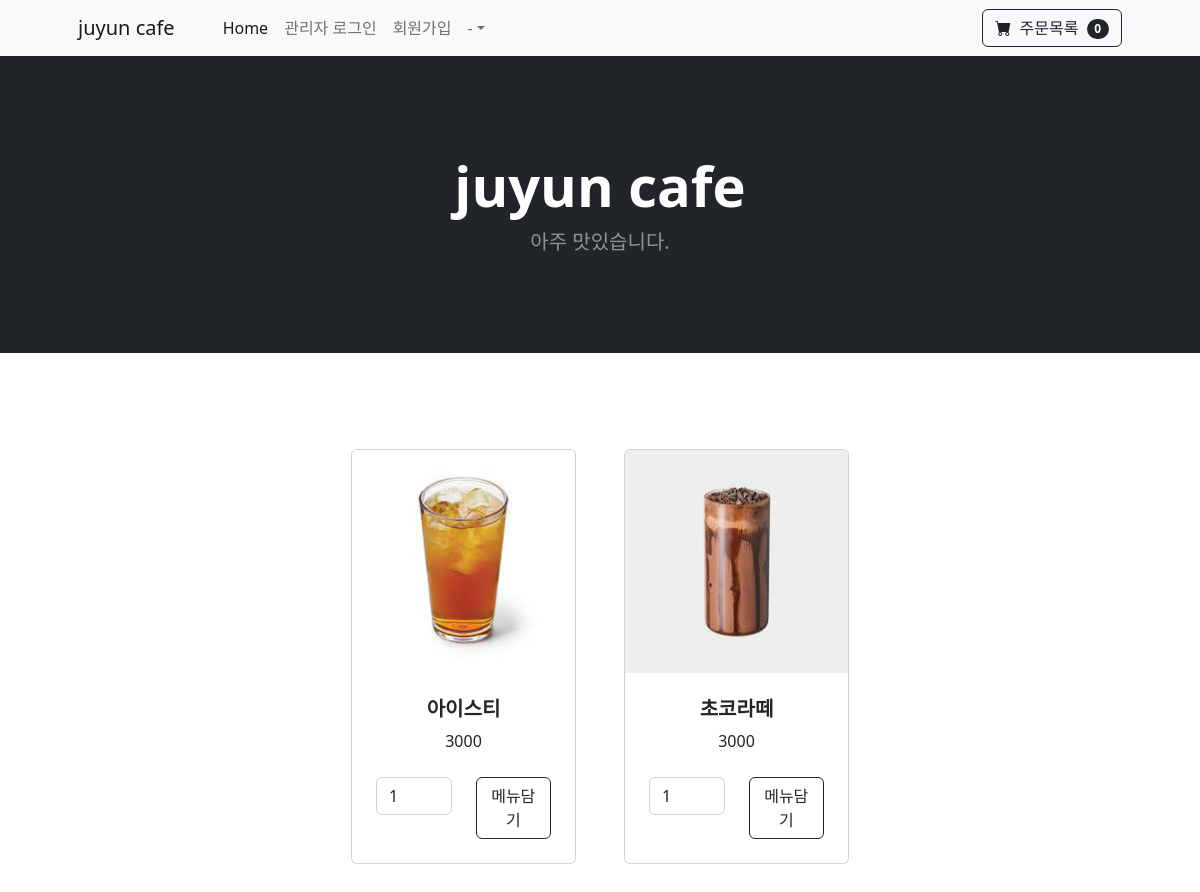
Page /question/list/ on the earlier database version.
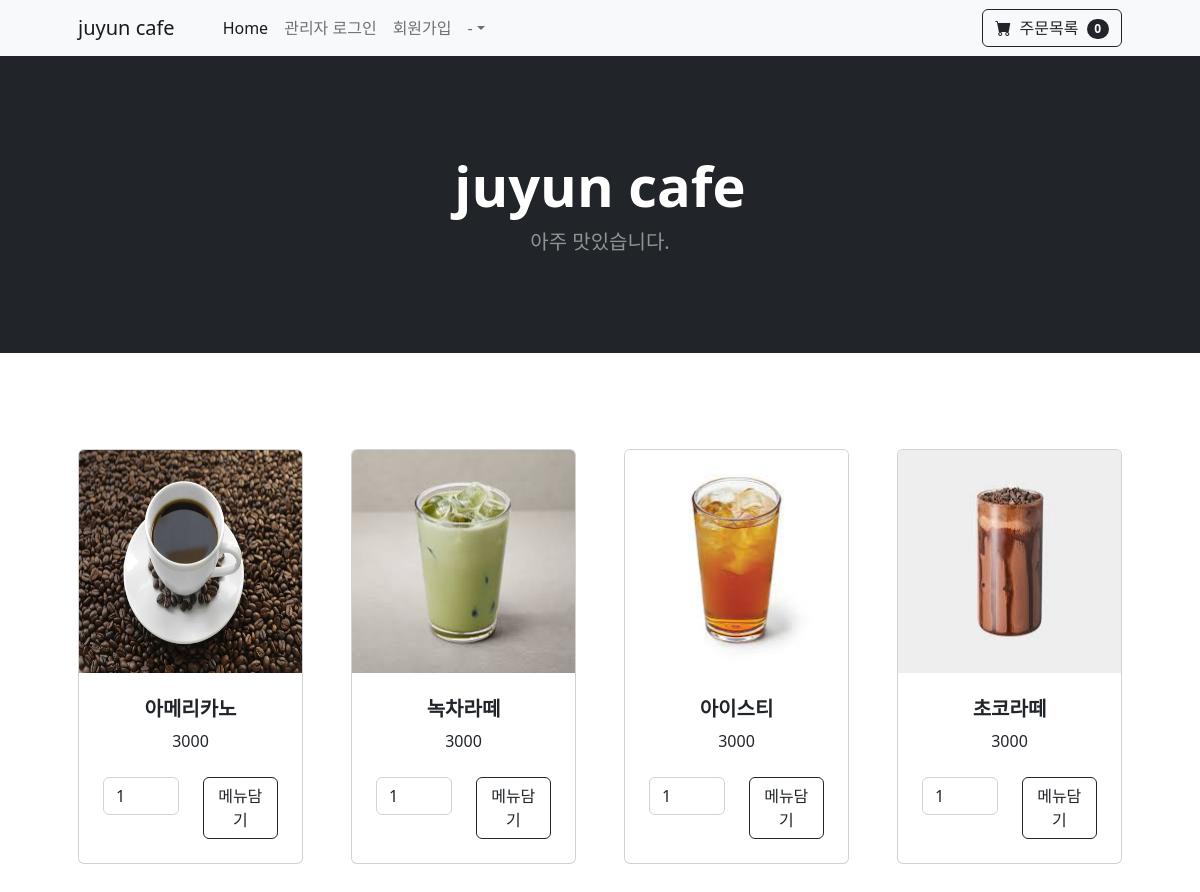
Same page on the later database version.
### pybo/models.py (models this page shows)
class Question(db.Model):
    id = db.Column(db.Integer, primary_key=True)
    subject = db.Column(db.String(200), nullable=False)
    content = db.Column(db.String(200), nullable=False)
    price = db.Column(db.String(200), nullable=False)
    create_date = db.Column(db.DateTime(), nullable=False)

### pybo/views/question_views.py (the view)
@bp.route('/list/')
def _list():
    question_list = Question.query.order_by(Question.create_date.desc())
    return render_template('question/question_list.html', question_list=question_list)

### pybo/views/auth_views.py (called while the page is built)
@bp.before_app_request
def load_logged_in_user():
    user_id = session.get('user_id')
    if user_id is None:
        g.user = None
    else:
        g.user = User.query.get(user_id)

### pybo/templates/question/question_list.html (shortened to what this page needs)
{% extends 'base.html' %}
{% block content %}
<header class="bg-dark py-5">
    <div class="container px-4 px-lg-5 my-5">
        <div class="text-center text-white">
            {%if g.user%}
            <h1 class="display-4 fw-bolder">관리자 페이지</h1>
            {%else%}
            <h1 class="display-4 fw-bolder">juyun cafe</h1>
            <p class="lead fw-normal text-white-50 mb-0">아주 맛있습니다.</p>
            {%endif%}
        </div>
    </div>
</header>
<section class="py-5">
    <div class="container px-4 px-lg-5 mt-5">
        <div class="row gx-4 gx-lg-5 row-cols-2 row-cols-md-3 row-cols-xl-4 justify-content-center">
{% if question_list %}
    {% for question in question_list %}
    <div class="col mb-5">
        <div class="card h-100">
            <img class="card-img-top" src="/static/image/{{question.subject}}" alt="..." />
            <div class="card-body p-4">
                <div class="text-center">
                    <h5 class="fw-bolder">{{ question.content }}</h5>
                    {{ question.price }}
                </div>
            </div>
            <div class="card-footer p-4 pt-0 border-top-0 bg-transparent">
                {%if g.user%}
                <div class="text-center"><a class="btn btn-outline-dark mt-auto" href="{{ url_for('question.detail', question_id=question.id) }}">메뉴편집</a></div>
                {%else%}
                <div class="text-center">
                    <form action="{{ url_for('question.add_to_cart') }}" method="post">
                        <div class="row">
                            <div class="col">
                                <input type="number" name="quantity" value="1" min="1" class="form-control w-100 hover-effect">
                            </div>
                            <div class="col">
                                <button type="submit" class="btn btn-outline-dark mt-auto">메뉴담기</button>
                            </div>
                        </div>
                    </form>
               </div>
                {%endif%}
            </div>
        </div>
    </div>
    {% endfor %}
{% else %}
    <p>질문이 없습니다.</p>
{% endif %}
</div>
</div>
</section>
{% endblock %}

### pybo/templates/base.html (shortened to what this page needs)
<!doctype html>
<html lang="ko">
<head>
    <link href="https://cdn.jsdelivr.net/npm/bootstrap-icons@1.5.0/font/bootstrap-icons.css" rel="stylesheet" />
    <link href="/static/css/styles.css" rel="stylesheet" />
</head>
<body>
{% include "navbar.html" %}
{% block content %}
{% endblock %}
</body>
</html>

### pybo/templates/navbar.html (shortened to what this page needs)
 <nav class="navbar navbar-expand-lg navbar-light bg-light">
    <div class="container px-4 px-lg-5">
        <a class="navbar-brand" href="{{url_for('question._list')}}">juyun cafe</a>
        <div class="collapse navbar-collapse" id="navbarSupportedContent">
            <ul class="navbar-nav me-auto mb-2 mb-lg-0 ms-lg-4">
                <li class="nav-item"><a class="nav-link active" aria-current="page" href="{{url_for('question._list')}}">Home</a></li>
                {%if g.user%}
                <li class="nav-item"><a class="nav-link" href="{{ url_for('auth.logout') }}">{{ g.user.username }} (로그아웃)</a></li>
                {%else%}
                <li class="nav-item"><a class="nav-link" href="{{ url_for('auth.login') }}">관리자 로그인</a></li>
                <li class="nav-item"><a class="nav-link" href="{{ url_for('auth.signup') }}">회원가입</a></li>
                {%endif%}
                <li class="nav-item dropdown">
                    <a class="nav-link dropdown-toggle" id="navbarDropdown" href="#" role="button" data-bs-toggle="dropdown" aria-expanded="false">-</a>
                </li>
            </ul>
            <form class="d-flex">
                <button class="btn btn-outline-dark" type="submit">
                    <i class="bi-cart-fill me-1" href="{{ url_for('question._list') }}"></i>
                    주문목록
                    <span class="badge bg-dark text-white ms-1 rounded-pill">0</span>
                </button>
            </form>
        </div>
    </div>
</nav>

Differences in the rows shown:
added Question: subject (picture), content "아메리카노", price "3000"
added Question: subject (picture), content "녹차라떼", price "3000"
